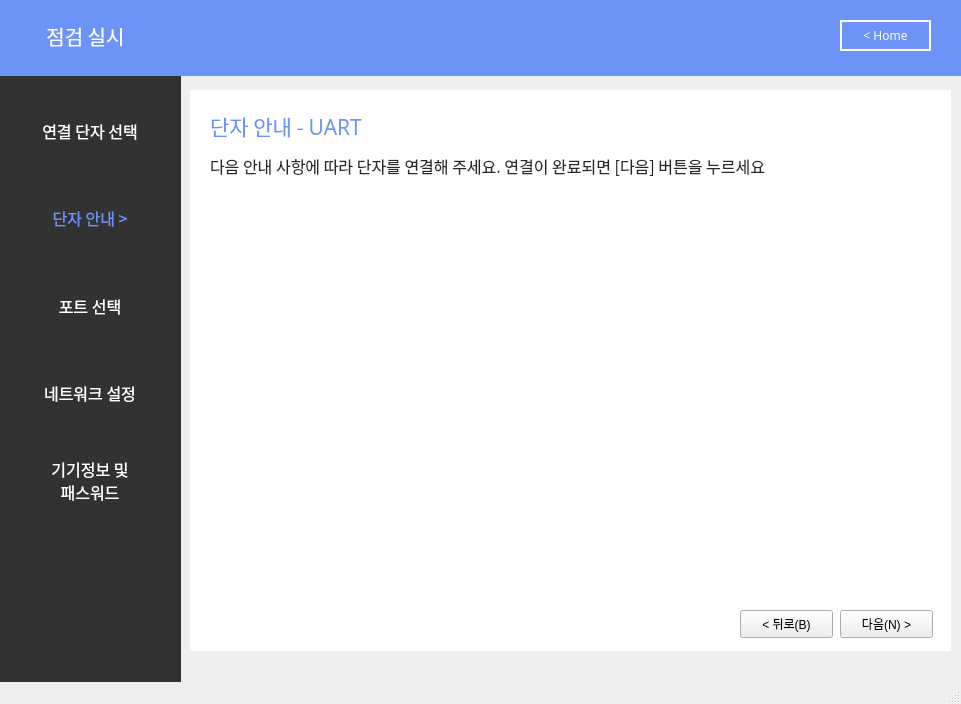
<?xml version="1.0" encoding="UTF-8"?>
<ui version="4.0">
 <class>MainWindow</class>
 <widget class="QMainWindow" name="MainWindow">
  <property name="geometry">
   <rect>
    <x>0</x>
    <y>0</y>
    <width>961</width>
    <height>704</height>
   </rect>
  </property>
  <property name="windowTitle">
   <string>MainWindow</string>
  </property>
  <widget class="QWidget" name="centralwidget">
   <widget class="QLabel" name="label_7">
    <property name="geometry">
     <rect>
      <x>-10</x>
      <y>-5</y>
      <width>1021</width>
      <height>81</height>
     </rect>
    </property>
    <property name="font">
     <font>
      <family>Gmarket Sans TTF</family>
      <pointsize>11</pointsize>
      <weight>50</weight>
      <bold>false</bold>
      <kerning>true</kerning>
     </font>
    </property>
    <property name="autoFillBackground">
     <bool>false</bool>
    </property>
    <property name="styleSheet">
     <string notr="true">background-color: rgb(108, 147, 246);
border-color: rgb(0, 0, 0);</string>
    </property>
    <property name="text">
     <string/>
    </property>
    <property name="scaledContents">
     <bool>false</bool>
    </property>
   </widget>
   <widget class="QLabel" name="label_8">
    <property name="geometry">
     <rect>
      <x>20</x>
      <y>10</y>
      <width>131</width>
      <height>51</height>
     </rect>
    </property>
    <property name="font">
     <font>
      <family>AppleSDGothicNeoM00</family>
      <pointsize>15</pointsize>
     </font>
    </property>
    <property name="styleSheet">
     <string notr="true">color : rgb(255, 255, 255)</string>
    </property>
    <property name="text">
     <string>점검 실시</string>
    </property>
    <property name="alignment">
     <set>Qt::AlignCenter</set>
    </property>
   </widget>
   <widget class="QLabel" name="label_5">
    <property name="geometry">
     <rect>
      <x>-10</x>
      <y>70</y>
      <width>191</width>
      <height>701</height>
     </rect>
    </property>
    <property name="font">
     <font>
      <family>Gmarket Sans TTF</family>
      <pointsize>16</pointsize>
      <weight>50</weight>
      <bold>false</bold>
      <kerning>true</kerning>
     </font>
    </property>
    <property name="autoFillBackground">
     <bool>false</bool>
    </property>
    <property name="styleSheet">
     <string notr="true">background-color: rgb(50, 50, 50);
border-color: rgb(0, 0, 0);</string>
    </property>
    <property name="text">
     <string/>
    </property>
    <property name="scaledContents">
     <bool>false</bool>
    </property>
    <property name="alignment">
     <set>Qt::AlignCenter</set>
    </property>
   </widget>
   <widget class="QPushButton" name="pushButton_3">
    <property name="geometry">
     <rect>
      <x>840</x>
      <y>20</y>
      <width>91</width>
      <height>31</height>
     </rect>
    </property>
    <property name="font">
     <font>
      <family>AppleSDGothicNeoM00</family>
      <pointsize>9</pointsize>
      <weight>50</weight>
      <bold>false</bold>
     </font>
    </property>
    <property name="cursor">
     <cursorShape>PointingHandCursor</cursorShape>
    </property>
    <property name="autoFillBackground">
     <bool>false</bool>
    </property>
    <property name="styleSheet">
     <string notr="true">background-color : rgb(108, 147, 246);
color : rgb(255,255,255);
border: 2px solid rgb(255,255,255)</string>
    </property>
    <property name="text">
     <string>&lt; Home</string>
    </property>
    <property name="autoDefault">
     <bool>false</bool>
    </property>
    <property name="default">
     <bool>false</bool>
    </property>
    <property name="flat">
     <bool>false</bool>
    </property>
   </widget>
   <widget class="QLabel" name="label_6">
    <property name="geometry">
     <rect>
      <x>190</x>
      <y>90</y>
      <width>761</width>
      <height>561</height>
     </rect>
    </property>
    <property name="font">
     <font>
      <family>Gmarket Sans TTF</family>
      <pointsize>16</pointsize>
      <weight>50</weight>
      <bold>false</bold>
      <kerning>true</kerning>
     </font>
    </property>
    <property name="autoFillBackground">
     <bool>false</bool>
    </property>
    <property name="styleSheet">
     <string notr="true">background-color: rgb(255,255,255);
border-color: rgb(0, 0, 0);</string>
    </property>
    <property name="text">
     <string/>
    </property>
    <property name="scaledContents">
     <bool>false</bool>
    </property>
    <property name="alignment">
     <set>Qt::AlignCenter</set>
    </property>
   </widget>
   <widget class="QLabel" name="label_9">
    <property name="geometry">
     <rect>
      <x>210</x>
      <y>110</y>
      <width>241</width>
      <height>31</height>
     </rect>
    </property>
    <property name="font">
     <font>
      <family>AppleSDGothicNeoM00</family>
      <pointsize>16</pointsize>
     </font>
    </property>
    <property name="autoFillBackground">
     <bool>false</bool>
    </property>
    <property name="styleSheet">
     <string notr="true">color:rgb(108,147,246)</string>
    </property>
    <property name="text">
     <string>단자 안내 - UART</string>
    </property>
    <property name="alignment">
     <set>Qt::AlignLeading|Qt::AlignLeft|Qt::AlignVCenter</set>
    </property>
   </widget>
   <widget class="QLabel" name="label_10">
    <property name="geometry">
     <rect>
      <x>210</x>
      <y>150</y>
      <width>731</width>
      <height>31</height>
     </rect>
    </property>
    <property name="font">
     <font>
      <family>AppleSDGothicNeoM00</family>
      <pointsize>12</pointsize>
     </font>
    </property>
    <property name="autoFillBackground">
     <bool>false</bool>
    </property>
    <property name="styleSheet">
     <string notr="true">color:rgb(40,40,40)</string>
    </property>
    <property name="text">
     <string>다음 안내 사항에 따라 단자를 연결해 주세요. 연결이 완료되면 [다음] 버튼을 누르세요</string>
    </property>
    <property name="alignment">
     <set>Qt::AlignLeading|Qt::AlignLeft|Qt::AlignVCenter</set>
    </property>
   </widget>
   <widget class="QLabel" name="label_11">
    <property name="geometry">
     <rect>
      <x>370</x>
      <y>190</y>
      <width>400</width>
      <height>400</height>
     </rect>
    </property>
    <property name="sizePolicy">
     <sizepolicy hsizetype="Preferred" vsizetype="Preferred">
      <horstretch>0</horstretch>
      <verstretch>0</verstretch>
     </sizepolicy>
    </property>
    <property name="font">
     <font>
      <pointsize>2</pointsize>
     </font>
    </property>
    <property name="text">
     <string/>
    </property>
    <property name="textFormat">
     <enum>Qt::AutoText</enum>
    </property>
    <property name="pixmap">
     <pixmap>uart_connection.png</pixmap>
    </property>
    <property name="scaledContents">
     <bool>true</bool>
    </property>
    <property name="alignment">
     <set>Qt::AlignCenter</set>
    </property>
   </widget>
   <widget class="QPushButton" name="pushButton">
    <property name="geometry">
     <rect>
      <x>840</x>
      <y>610</y>
      <width>93</width>
      <height>28</height>
     </rect>
    </property>
    <property name="text">
     <string>다음(N) &gt;</string>
    </property>
   </widget>
   <widget class="QPushButton" name="pushButton_2">
    <property name="geometry">
     <rect>
      <x>740</x>
      <y>610</y>
      <width>93</width>
      <height>28</height>
     </rect>
    </property>
    <property name="text">
     <string>&lt; 뒤로(B)</string>
    </property>
   </widget>
   <widget class="QWidget" name="verticalLayoutWidget">
    <property name="geometry">
     <rect>
      <x>10</x>
      <y>90</y>
      <width>160</width>
      <height>431</height>
     </rect>
    </property>
    <layout class="QVBoxLayout" name="verticalLayout">
     <item>
      <widget class="QLabel" name="label">
       <property name="font">
        <font>
         <family>AppleSDGothicNeoM00</family>
         <pointsize>12</pointsize>
         <weight>50</weight>
         <bold>false</bold>
        </font>
       </property>
       <property name="autoFillBackground">
        <bool>false</bool>
       </property>
       <property name="styleSheet">
        <string notr="true">color:rgb(255,255,255)</string>
       </property>
       <property name="text">
        <string>연결 단자 선택</string>
       </property>
       <property name="alignment">
        <set>Qt::AlignCenter</set>
       </property>
      </widget>
     </item>
     <item>
      <widget class="QLabel" name="label_3">
       <property name="font">
        <font>
         <family>AppleSDGothicNeoM00</family>
         <pointsize>12</pointsize>
        </font>
       </property>
       <property name="autoFillBackground">
        <bool>false</bool>
       </property>
       <property name="styleSheet">
        <string notr="true">color:rgb(108, 147, 246)</string>
       </property>
       <property name="text">
        <string>단자 안내 &gt;</string>
       </property>
       <property name="alignment">
        <set>Qt::AlignCenter</set>
       </property>
      </widget>
     </item>
     <item>
      <widget class="QLabel" name="label_2">
       <property name="font">
        <font>
         <family>AppleSDGothicNeoM00</family>
         <pointsize>12</pointsize>
        </font>
       </property>
       <property name="autoFillBackground">
        <bool>false</bool>
       </property>
       <property name="styleSheet">
        <string notr="true">color:rgb(255, 255, 255)</string>
       </property>
       <property name="text">
        <string>포트 선택</string>
       </property>
       <property name="alignment">
        <set>Qt::AlignCenter</set>
       </property>
      </widget>
     </item>
     <item>
      <widget class="QLabel" name="label_4">
       <property name="font">
        <font>
         <family>AppleSDGothicNeoM00</family>
         <pointsize>12</pointsize>
        </font>
       </property>
       <property name="autoFillBackground">
        <bool>false</bool>
       </property>
       <property name="styleSheet">
        <string notr="true">color:rgb(255, 255, 255)</string>
       </property>
       <property name="text">
        <string>네트워크 설정</string>
       </property>
       <property name="alignment">
        <set>Qt::AlignCenter</set>
       </property>
      </widget>
     </item>
     <item>
      <widget class="QLabel" name="label_15">
       <property name="font">
        <font>
         <family>AppleSDGothicNeoM00</family>
         <pointsize>12</pointsize>
        </font>
       </property>
       <property name="autoFillBackground">
        <bool>false</bool>
       </property>
       <property name="styleSheet">
        <string notr="true">color:rgb(255, 255, 255)</string>
       </property>
       <property name="text">
        <string>기기정보 및
패스워드</string>
       </property>
       <property name="alignment">
        <set>Qt::AlignCenter</set>
       </property>
      </widget>
     </item>
    </layout>
   </widget>
   <zorder>label_6</zorder>
   <zorder>label_5</zorder>
   <zorder>label_7</zorder>
   <zorder>label_8</zorder>
   <zorder>pushButton_3</zorder>
   <zorder>label_9</zorder>
   <zorder>label_10</zorder>
   <zorder>label_11</zorder>
   <zorder>pushButton</zorder>
   <zorder>pushButton_2</zorder>
   <zorder>verticalLayoutWidget</zorder>
  </widget>
  <widget class="QMenuBar" name="menubar">
   <property name="geometry">
    <rect>
     <x>0</x>
     <y>0</y>
     <width>961</width>
     <height>26</height>
    </rect>
   </property>
  </widget>
  <widget class="QStatusBar" name="statusbar"/>
 </widget>
 <resources/>
 <connections/>
</ui>
